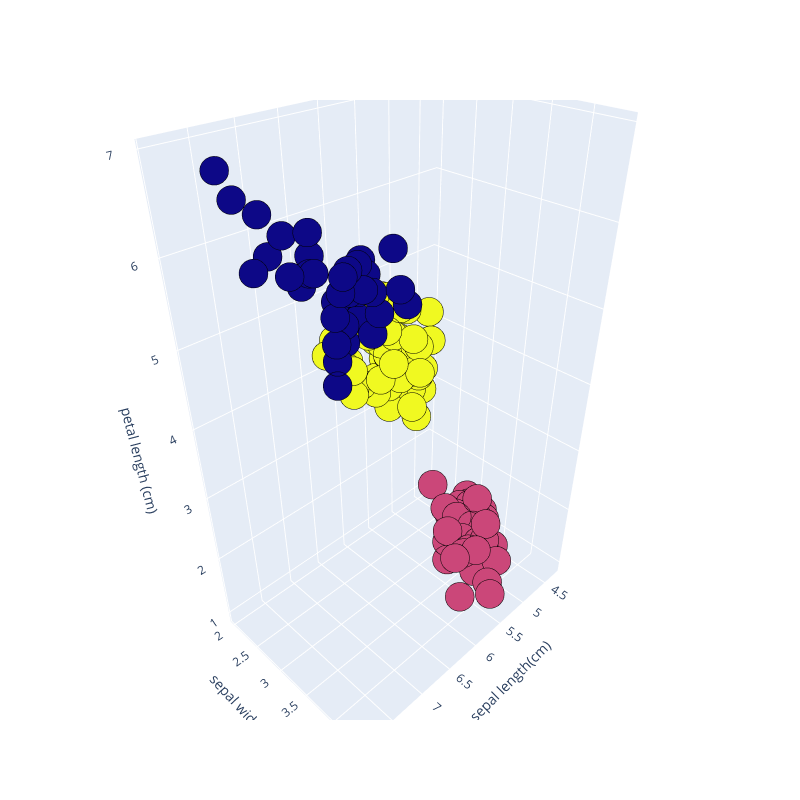

Notebook cell for this chart:
### Code cell
fig = go.Figure(data=[trace], layout=layout)
fig.show()

### Figure 1 — Plotly figure (JSON) as saved in the notebook; plotly's stock layout.template omitted (floating-point values rounded to 4 significant figures; data arrays with more than 128 entries replaced by an {"elided": "..."} marker saying what was removed)
{"data": [{"marker": {"color": {"elided": "150 int values"}, "line": {"color": "black", "width": 10}, "size": 10}, "mode": "markers", "type": "scatter3d", "x": {"elided": "150 float values"}, "y": {"elided": "150 float values"}, "z": {"elided": "150 float values"}}], "layout": {"height": 800, "margin": {"l": 0, "r": 0}, "scene": {"xaxis": {"title": {"text": "sepal length(cm)"}}, "yaxis": {"title": {"text": "sepal width(cm)"}}, "zaxis": {"title": {"text": "petal length (cm)"}}}, "width": 800}}
